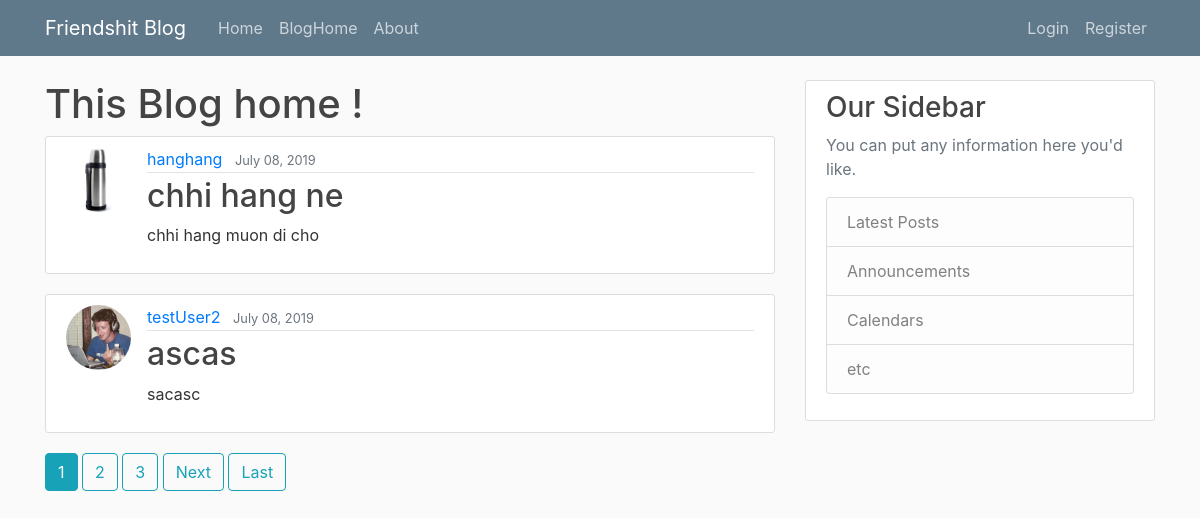
The page / on the database its author committed.
### blog/models.py (models this page shows, shortened)
class Post(models.Model):
	title = models.CharField(max_length=100)
	content = models.TextField()
	date_posted = models.DateTimeField(default= timezone.now)
	author = models.ForeignKey(User, on_delete = models.CASCADE)

### users/models.py (models this page shows, shortened)
class Profile(models.Model):
	user = models.OneToOneField(User, on_delete=models.CASCADE)
	image = models.ImageField(default='default.jpg', upload_to='profile_pics')

### blog/views.py (the view)
# urls.py: path('', PostListView.as_view(), name ='blog-home'),
class PostListView(ListView): #generic display
	model = Post
	template_name = 'blog/home.html'
	context_object_name ='posts'
	ordering = ['-date_posted']
	paginate_by = 2

### blog/templates/blog/home.html (shortened to what this page needs)
{% extends "blog/base.html" %}
{% block content %}
  {% if user.is_authenticated %}
	 <h1>Welcome {{user.username}} Blog home !</h1>
  {% else %}
     <h1>This Blog home !</h1>
  {% endif %}
	{% for post in posts %}
  <article class="media content-section">
    <img class="rounded-circle article-img" src="{{post.author.profile.image.url}}">
  <div class="media-body">
    <div class="article-metadata">
      <a class="mr-2" href="{% url 'user-posts' post.author.username %}">{{ post.author }}</a>
      <small class="text-muted">{{ post.date_posted | date:"F d, Y"}}</small>
    </div>
    <h2><a class="article-title" href="{% url 'post-detail' post.id %}">{{ post.title }}</a></h2>
    <p class="article-content">{{ post.content }}</p>
  </div>
</article>
	{% endfor %}
  {% if is_paginated %}
  {% for num in page_obj.paginator.page_range %}
    {% if page_obj.number == num %}
      <a class="btn btn-info mb-4" href ="?page={{num}}">{{num}}</a>
    {% elif num > page_obj.number|add:'-3' and num < page_obj.number|add:'3' %}
      <a class="btn btn-outline-info mb-4" href="?page={{num}}">{{num}}</a>
    {% endif %}
  {% endfor %}
  {% if page_obj.has_next %}
    <a class="btn btn-outline-info mb-4" href="?page={{page_obj.next_page_number}}">Next</a>
    <a class="btn btn-outline-info mb-4" href="?page={{page_obj.paginator.num_pages}}">Last</a>
  {% endif %}
  {% endif %}
{% endblock content %}

### blog/templates/blog/base.html (shortened to what this page needs)
{% load static %}
<!DOCTYPE html>
<html>
<head>
    <link rel="stylesheet" href="https://maxcdn.bootstrapcdn.com/bootstrap/4.0.0/css/bootstrap.min.css">
    <link rel="stylesheet" type="text/css" href="{% static 'blog/main.css' %}">
</head>
<body>
    <header class="site-header">
      <nav class="navbar navbar-expand-md navbar-dark bg-steel fixed-top">
        <div class="container">
          <a class="navbar-brand mr-4" href="{% url 'blog-home' %}">Friendshit Blog</a>
          <div class="collapse navbar-collapse" id="navbarToggle">
            <div class="navbar-nav mr-auto">
              <a class="nav-item nav-link" href="{% url 'home' %}">Home</a>
              <a class="nav-item nav-link" href="{% url 'blog-home' %}">BlogHome</a>
              <a class="nav-item nav-link" href="{% url 'blog-about' %}">About</a>
            </div>
            <div class="navbar-nav">
              {% if user.is_authenticated %}
                <a class="nav-item nav-link" href="{% url 'post-create' %}">New Post</a>
                <a class="nav-item nav-link" href="{% url 'profile' %}">Profile</a>
                <a class="nav-item nav-link" href="{% url 'logout' %}">Logout</a>
              {% else %}
                <a class="nav-item nav-link" href="{% url 'login' %}">Login</a>
                <a class="nav-item nav-link" href="{% url 'register' %}">Register</a>
              {% endif %}
            </div>
          </div>
        </div>
      </nav>
    </header>
    <main role="main" class="container">
      <div class="row">
        <div class="col-md-8">
          {% block content %}{% endblock %}
        </div>
        <div class="col-md-4">
          <div class="content-section">
            <h3>Our Sidebar</h3>
            <p class='text-muted'>You can put any information here you'd like.
              <ul class="list-group">
                <li class="list-group-item list-group-item-light">Latest Posts</li>
                <li class="list-group-item list-group-item-light">Announcements</li>
                <li class="list-group-item list-group-item-light">Calendars</li>
                <li class="list-group-item list-group-item-light">etc</li>
              </ul>
            </p>
          </div>
        </div>
      </div>
    </main>
</body>
</html>

### blog/static/blog/main.css (style rules this page uses)
body { background: #fafafa; color: #333333; margin-top: 5rem; }
h1, h2, h3, h4, h5, h6 { color: #444444; }
ul { margin: 0; }
.bg-steel { background-color: #5f788a; }
.site-header .navbar-nav .nav-link { color: #cbd5db; }
.content-section { background: #ffffff; padding: 10px 20px; border: 1px solid #dddddd; border-radius: 3px; margin-bottom: 20px; }
.article-title { color: #444444; }
.article-content { white-space: pre-line; }
.article-img { height: 65px; width: 65px; margin-right: 16px; }
.article-metadata { padding-bottom: 1px; margin-bottom: 4px; border-bottom: 1px solid #e3e3e3 }

### rows shown on the page
Post: author.profile.image (picture), author "hanghang", date_posted "July 08, 2019", title "chhi hang ne", content "chhi hang muon di cho"
Post: author.profile.image (placeholder picture), author "testUser2", date_posted "July 08, 2019", title "ascas", content "sacasc"

### other values the page prints
{{ num }} "1"
{{ num }} "2" "3"
